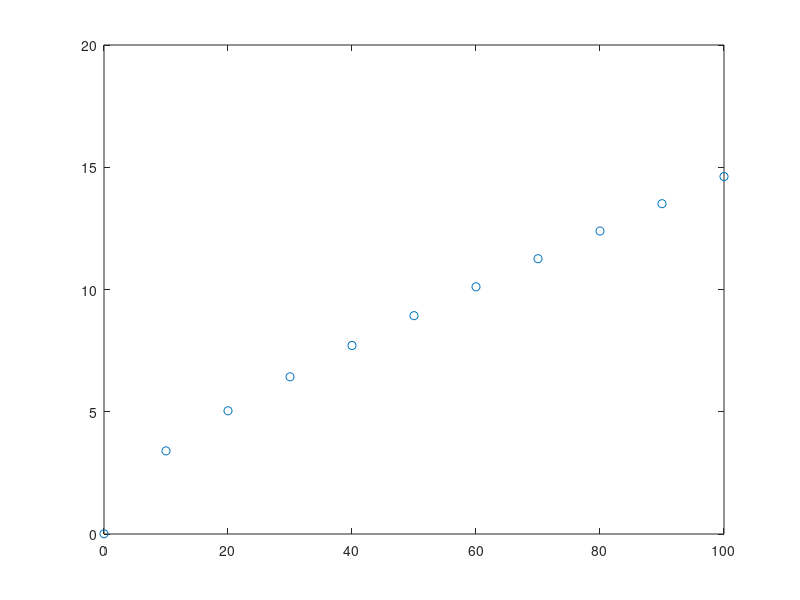

The MATLAB script that drew this image: (Note: this script raises an error after producing the figure.)
x=[0; 
   10; 
   20; 
   30; 
   40;
   50;
   60;
   70;
   80;
   90;
   100]

y=[0.01; 
   3.40; 
   5.04; 
   6.43; 
   7.71;
   8.93;
   10.11;
   11.26;
   12.39;
   13.51;
   14.62]

plot (x,y,'o')

f1=@(x) x.^0
f2=@(x) x.^1
f3=@(x) x.^2

F=@(x) [f1(x) f2(x) f3(x)] %f no formato de linha

k=ufrgs_ajuste(x,y,F)

a=k(1)
b=k(2)
c=k(3)

y=@(x) a+b*x+c*x^2

hold on
fplot (y,[0 100])